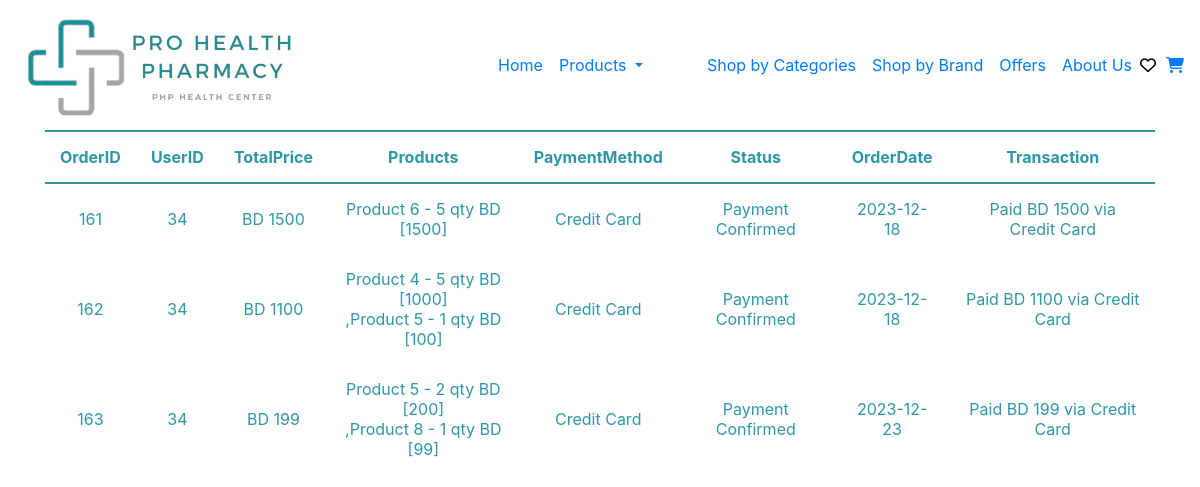
/ManageOrders/ViewOrdersDetails.php, run on an earlier commit of the app's database.
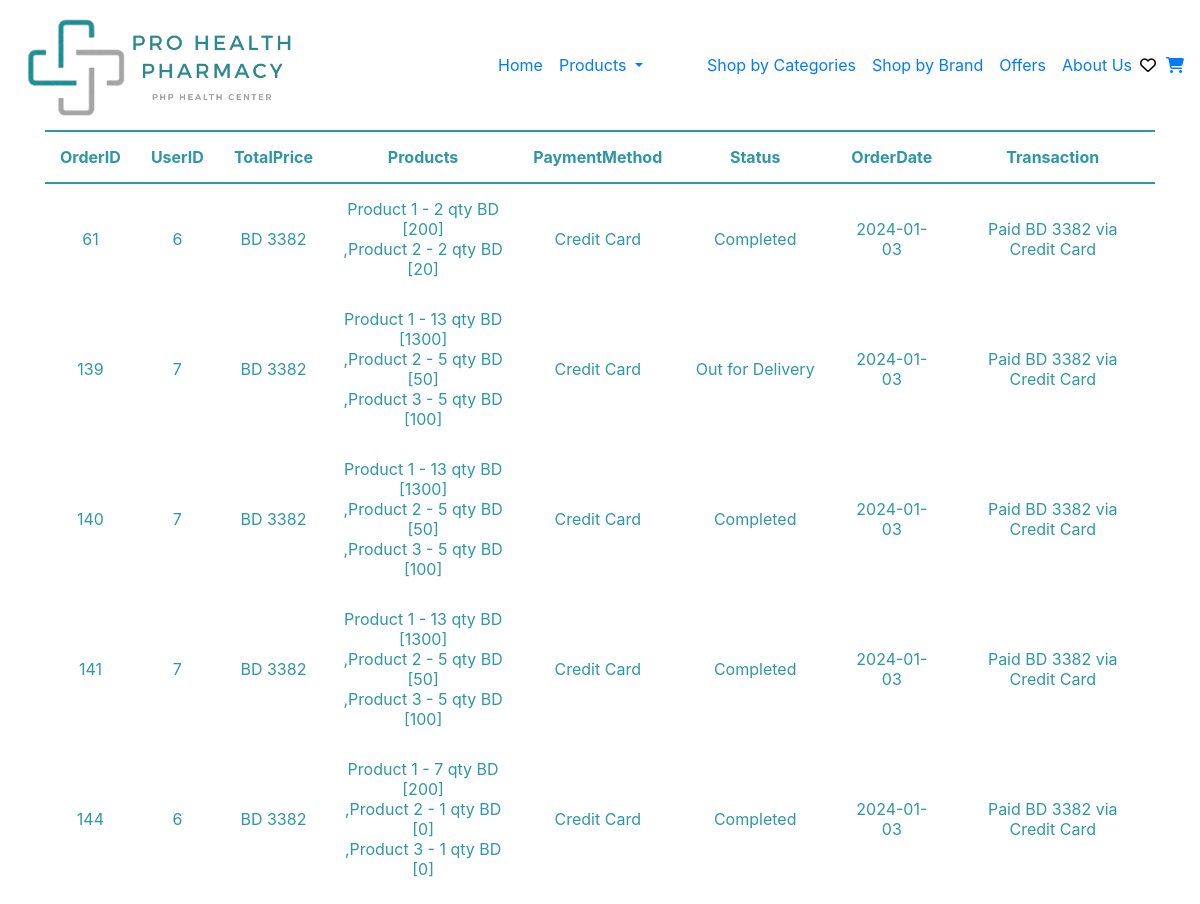
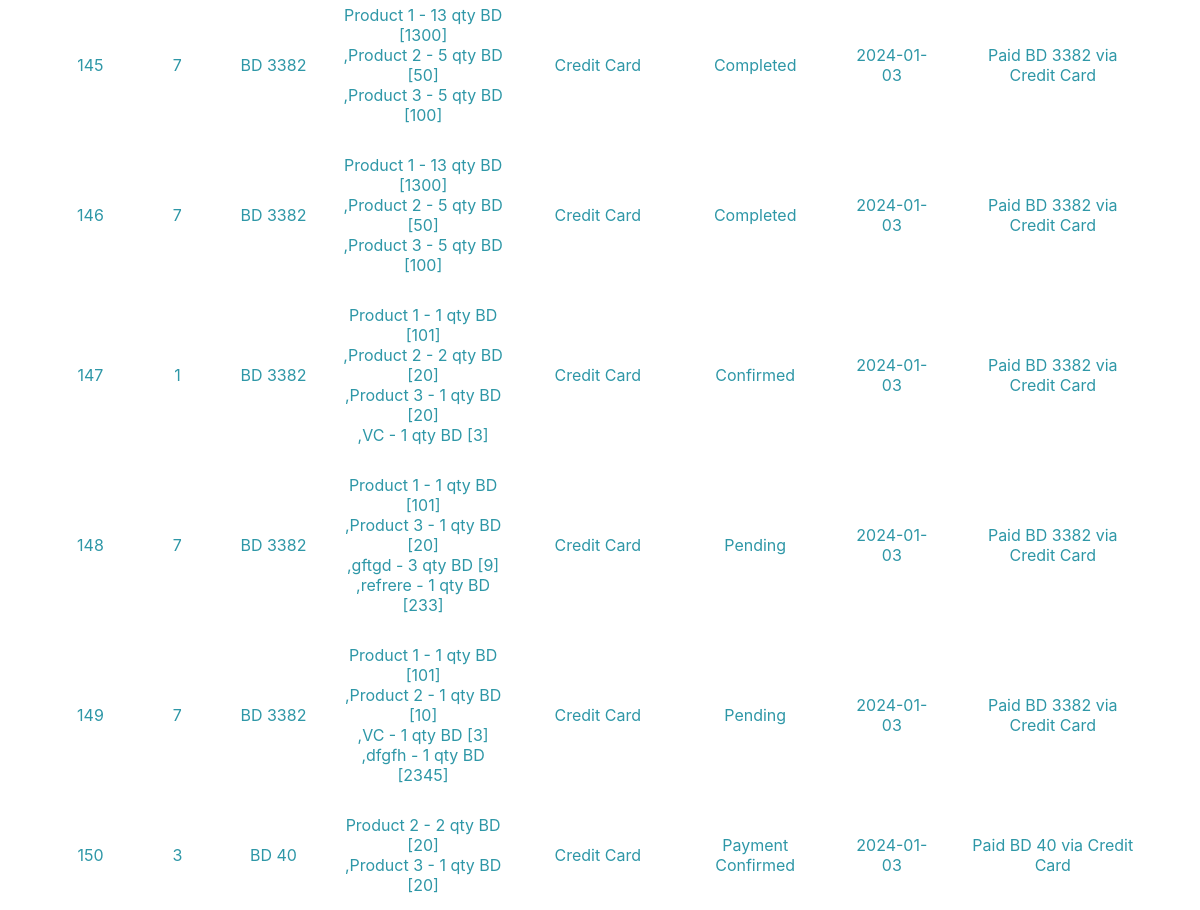
And on a later commit of the database (2 pictures, top to bottom).
### ManageOrders/ViewOrdersDetails.php (the view, shortened to what this page needs)
<?php
include '../header.php';
include '../Connection/init.php';
$sql = "SELECT od.OrderID, od.UserID, od.TotalPrice, GROUP_CONCAT(CONCAT(pd.Name, ' - ', oi.Qty, ' qty BD [', oi.TotalPrice, '] <br>')) AS Products, od.PaymentMethod, od.Status, od.OrderDate
          FROM `order data` AS od
          INNER JOIN `ordered item` AS oi ON od.OrderID = oi.OrderID
          INNER JOIN `product data` AS pd ON oi.ProductID = pd.ProductID
          GROUP BY od.OrderID
          ORDER BY od.OrderID";
try {
    $query = $db->query($sql);
    echo "<div class='Container'>
    <div class='row'>
    <div class='col-xl-12'>
    <table>
            <tr>
                <th>OrderID</th>
                <th>UserID</th>
                <th>TotalPrice</th>
                <th>Products</th>
                <th>PaymentMethod</th>
                <th>Status</th>
                <th>OrderDate</th>
                <th>Transaction</th>
            </tr>";
      if (!empty($query)){
    while ($row = $query->fetch(PDO::FETCH_ASSOC)) {
        $transaction = "No transaction";
        if ($row['TotalPrice'] > 0) {
            $transaction = "Paid BD " . $row['TotalPrice'] . " via " . $row['PaymentMethod'];
        }
        echo "<tr>
                <td>{$row['OrderID']}</td>
                <td>{$row['UserID']}</td>
                <td>BD {$row['TotalPrice']}</td>
                <td>{$row['Products']}</td>
                <td>{$row['PaymentMethod']}</td>
                <td>{$row['Status']}</td>
                <td>{$row['OrderDate']}</td>
                <td>$transaction</td>
              </tr>";
    }
    echo "</table>";
  } else {
    echo '<p>No order data found.</p>';
  }
  echo "</div>
    </div>
    </div>";
} catch (PDOException $e) {
    echo "Error:" . $e->getMessage();
}
?>

What changed in the data, as far as the page shows it:
removed order data: OrderID "161", UserID "34", TotalPrice "1500", Products "Product 6 - 5 qty BD [1500]", PaymentMethod "Credit Card", Status "Payment Confirmed", OrderDate "2023-12-18", transaction "Paid BD 1500 via Credit Card"
removed order data: OrderID "162", UserID "34", TotalPrice "1100", Products "Product 4 - 5 qty BD [1000] ,Product 5 - 1 qty BD [100]", PaymentMethod "Credit Card", Status "Payment Confirmed", OrderDate "2023-12-18", transaction "Paid BD 1100 via Credit Card"
removed order data: OrderID "163", UserID "34", TotalPrice "199", Products "Product 5 - 2 qty BD [200] ,Product 8 - 1 qty BD [99]", PaymentMethod "Credit Card", Status "Payment Confirmed", OrderDate "2023-12-23", transaction "Paid BD 199 via Credit Card"
added order data: OrderID "61", UserID "6", TotalPrice "3382", Products "Product 1 - 2 qty BD [200] ,Product 2 - 2 qty BD [20]", PaymentMethod "Credit Card", Status "Completed", OrderDate "2024-01-03", transaction "Paid BD 3382 via Credit Card"
added order data: OrderID "139", UserID "7", TotalPrice "3382", Products "Product 1 - 13 qty BD [1300] ,Product 2 - 5 qty BD [50] ,Product 3 - 5 qty BD [100]", PaymentMethod "Credit Card", Status "Out for Delivery", OrderDate "2024-01-03", transaction "Paid BD 3382 via Credit Card"
added order data: OrderID "140", UserID "7", TotalPrice "3382", Products "Product 1 - 13 qty BD [1300] ,Product 2 - 5 qty BD [50] ,Product 3 - 5 qty BD [100]", PaymentMethod "Credit Card", Status "Completed", OrderDate "2024-01-03", transaction "Paid BD 3382 via Credit Card"
added order data: OrderID "141", UserID "7", TotalPrice "3382", Products "Product 1 - 13 qty BD [1300] ,Product 2 - 5 qty BD [50] ,Product 3 - 5 qty BD [100]", PaymentMethod "Credit Card", Status "Completed", OrderDate "2024-01-03", transaction "Paid BD 3382 via Credit Card"
added order data: OrderID "144", UserID "6", TotalPrice "3382", Products "Product 1 - 7 qty BD [200] ,Product 2 - 1 qty BD [0] ,Product 3 - 1 qty BD [0]", PaymentMethod "Credit Card", Status "Completed", OrderDate "2024-01-03", transaction "Paid BD 3382 via Credit Card"
added order data: OrderID "145", UserID "7", TotalPrice "3382", Products "Product 1 - 13 qty BD [1300] ,Product 2 - 5 qty BD [50] ,Product 3 - 5 qty BD [100]", PaymentMethod "Credit Card", Status "Completed", OrderDate "2024-01-03", transaction "Paid BD 3382 via Credit Card"
added order data: OrderID "146", UserID "7", TotalPrice "3382", Products "Product 1 - 13 qty BD [1300] ,Product 2 - 5 qty BD [50] ,Product 3 - 5 qty BD [100]", PaymentMethod "Credit Card", Status "Completed", OrderDate "2024-01-03", transaction "Paid BD 3382 via Credit Card"
added order data: OrderID "147", UserID "1", TotalPrice "3382", Products "Product 1 - 1 qty BD [101] ,Product 2 - 2 qty BD [20] ,Product 3 - 1 qty BD [20] ,VC - 1 qty BD [3]", PaymentMethod "Credit Card", Status "Confirmed", OrderDate "2024-01-03", transaction "Paid BD 3382 via Credit Card"
added order data: OrderID "148", UserID "7", TotalPrice "3382", Products "Product 1 - 1 qty BD [101] ,Product 3 - 1 qty BD [20] ,gftgd - 3 qty BD [9] ,refrere - 1 qty BD [233]", PaymentMethod "Credit Card", Status "Pending", OrderDate "2024-01-03", transaction "Paid BD 3382 via Credit Card"
added order data: OrderID "149", UserID "7", TotalPrice "3382", Products "Product 1 - 1 qty BD [101] ,Product 2 - 1 qty BD [10] ,VC - 1 qty BD [3] ,dfgfh - 1 qty BD [2345]", PaymentMethod "Credit Card", Status "Pending", OrderDate "2024-01-03", transaction "Paid BD 3382 via Credit Card"
added order data: OrderID "150", UserID "3", TotalPrice "40", Products "Product 2 - 2 qty BD [20] ,Product 3 - 1 qty BD [20]", PaymentMethod "Credit Card", Status "Payment Confirmed", OrderDate "2024-01-03", transaction "Paid BD 40 via Credit Card"
